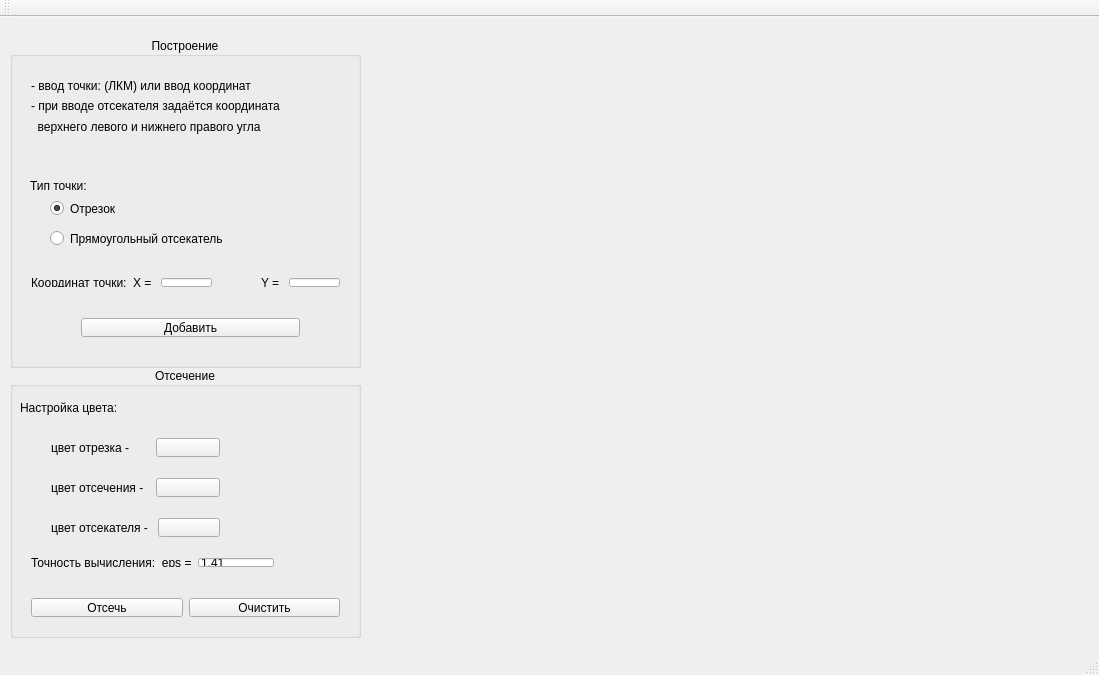
<?xml version="1.0" encoding="UTF-8"?>
<ui version="4.0">
 <class>MainWindow</class>
 <widget class="QMainWindow" name="MainWindow">
  <property name="geometry">
   <rect>
    <x>0</x>
    <y>0</y>
    <width>1099</width>
    <height>675</height>
   </rect>
  </property>
  <property name="windowTitle">
   <string>Лабораторная работа 7</string>
  </property>
  <widget class="QWidget" name="centralWidget">
   <widget class="QWidget" name="widget" native="true">
    <property name="geometry">
     <rect>
      <x>370</x>
      <y>10</y>
      <width>711</width>
      <height>631</height>
     </rect>
    </property>
    <property name="styleSheet">
     <string notr="true"/>
    </property>
   </widget>
   <widget class="QGroupBox" name="groupBox">
    <property name="geometry">
     <rect>
      <x>10</x>
      <y>20</y>
      <width>351</width>
      <height>331</height>
     </rect>
    </property>
    <property name="title">
     <string>Построение</string>
    </property>
    <property name="alignment">
     <set>Qt::AlignCenter</set>
    </property>
    <property name="flat">
     <bool>false</bool>
    </property>
    <widget class="QWidget" name="horizontalLayoutWidget_2">
     <property name="geometry">
      <rect>
       <x>60</x>
       <y>270</y>
       <width>241</width>
       <height>41</height>
      </rect>
     </property>
     <layout class="QHBoxLayout" name="horizontalLayout_2">
      <item>
       <widget class="QPushButton" name="button_add_point">
        <property name="text">
         <string>Добавить</string>
        </property>
       </widget>
      </item>
     </layout>
    </widget>
    <widget class="QWidget" name="verticalLayoutWidget">
     <property name="geometry">
      <rect>
       <x>10</x>
       <y>30</y>
       <width>319</width>
       <height>78</height>
      </rect>
     </property>
     <layout class="QVBoxLayout" name="verticalLayout">
      <item>
       <widget class="QLabel" name="label_9">
        <property name="text">
         <string>- ввод точки: (ЛКМ) или ввод координат</string>
        </property>
       </widget>
      </item>
      <item>
       <widget class="QLabel" name="label_10">
        <property name="text">
         <string>- при вводе отсекателя задаётся координата</string>
        </property>
       </widget>
      </item>
      <item>
       <widget class="QLabel" name="label_12">
        <property name="text">
         <string>  верхнего левого и нижнего правого угла</string>
        </property>
       </widget>
      </item>
     </layout>
    </widget>
    <widget class="QLabel" name="label_11">
     <property name="geometry">
      <rect>
       <x>20</x>
       <y>140</y>
       <width>81</width>
       <height>17</height>
      </rect>
     </property>
     <property name="text">
      <string>Тип точки:</string>
     </property>
    </widget>
    <widget class="QRadioButton" name="rad_type_line">
     <property name="enabled">
      <bool>true</bool>
     </property>
     <property name="geometry">
      <rect>
       <x>40</x>
       <y>160</y>
       <width>211</width>
       <height>23</height>
      </rect>
     </property>
     <property name="text">
      <string>Отрезок</string>
     </property>
     <property name="checked">
      <bool>true</bool>
     </property>
     <property name="autoRepeat">
      <bool>false</bool>
     </property>
    </widget>
    <widget class="QRadioButton" name="rad_type_cutter">
     <property name="geometry">
      <rect>
       <x>40</x>
       <y>190</y>
       <width>221</width>
       <height>23</height>
      </rect>
     </property>
     <property name="text">
      <string>Прямоугольный отсекатель</string>
     </property>
    </widget>
    <widget class="QWidget" name="horizontalLayoutWidget">
     <property name="geometry">
      <rect>
       <x>10</x>
       <y>230</y>
       <width>331</width>
       <height>31</height>
      </rect>
     </property>
     <layout class="QHBoxLayout" name="horizontalLayout">
      <item>
       <widget class="QLabel" name="label_3">
        <property name="text">
         <string>Координат точки:</string>
        </property>
       </widget>
      </item>
      <item>
       <spacer name="horizontalSpacer_2">
        <property name="orientation">
         <enum>Qt::Horizontal</enum>
        </property>
        <property name="sizeHint" stdset="0">
         <size>
          <width>40</width>
          <height>20</height>
         </size>
        </property>
       </spacer>
      </item>
      <item>
       <widget class="QLabel" name="label_2">
        <property name="text">
         <string>X = </string>
        </property>
       </widget>
      </item>
      <item>
       <widget class="QLineEdit" name="num_x"/>
      </item>
      <item>
       <spacer name="horizontalSpacer">
        <property name="orientation">
         <enum>Qt::Horizontal</enum>
        </property>
        <property name="sizeHint" stdset="0">
         <size>
          <width>100</width>
          <height>20</height>
         </size>
        </property>
       </spacer>
      </item>
      <item>
       <widget class="QLabel" name="label">
        <property name="text">
         <string>Y = </string>
        </property>
       </widget>
      </item>
      <item>
       <widget class="QLineEdit" name="num_y"/>
      </item>
     </layout>
    </widget>
   </widget>
   <widget class="QGroupBox" name="groupBox_2">
    <property name="geometry">
     <rect>
      <x>10</x>
      <y>350</y>
      <width>351</width>
      <height>271</height>
     </rect>
    </property>
    <property name="title">
     <string>Отсечение</string>
    </property>
    <property name="alignment">
     <set>Qt::AlignCenter</set>
    </property>
    <widget class="QWidget" name="horizontalLayoutWidget_4">
     <property name="geometry">
      <rect>
       <x>30</x>
       <y>60</y>
       <width>191</width>
       <height>41</height>
      </rect>
     </property>
     <layout class="QHBoxLayout" name="horizontalLayout_4">
      <item>
       <widget class="QLabel" name="label_5">
        <property name="text">
         <string>цвет отрезка -      </string>
        </property>
       </widget>
      </item>
      <item>
       <widget class="QPushButton" name="button_choose_line_color">
        <property name="text">
         <string/>
        </property>
       </widget>
      </item>
     </layout>
    </widget>
    <widget class="QWidget" name="horizontalLayoutWidget_5">
     <property name="geometry">
      <rect>
       <x>30</x>
       <y>100</y>
       <width>191</width>
       <height>41</height>
      </rect>
     </property>
     <layout class="QHBoxLayout" name="horizontalLayout_5">
      <item>
       <widget class="QLabel" name="label_6">
        <property name="text">
         <string>цвет отсечения -  </string>
        </property>
       </widget>
      </item>
      <item>
       <widget class="QPushButton" name="button_choose_cut_color">
        <property name="text">
         <string/>
        </property>
       </widget>
      </item>
     </layout>
    </widget>
    <widget class="QLabel" name="label_4">
     <property name="geometry">
      <rect>
       <x>10</x>
       <y>20</y>
       <width>131</width>
       <height>41</height>
      </rect>
     </property>
     <property name="text">
      <string>Настройка цвета:</string>
     </property>
     <property name="alignment">
      <set>Qt::AlignLeading|Qt::AlignLeft|Qt::AlignVCenter</set>
     </property>
    </widget>
    <widget class="QWidget" name="horizontalLayoutWidget_3">
     <property name="geometry">
      <rect>
       <x>30</x>
       <y>140</y>
       <width>191</width>
       <height>41</height>
      </rect>
     </property>
     <layout class="QHBoxLayout" name="horizontalLayout_3">
      <item>
       <widget class="QLabel" name="label_7">
        <property name="text">
         <string>цвет отсекателя - </string>
        </property>
       </widget>
      </item>
      <item>
       <widget class="QPushButton" name="button_choose_cutter_color">
        <property name="text">
         <string/>
        </property>
       </widget>
      </item>
     </layout>
    </widget>
    <widget class="QWidget" name="horizontalLayoutWidget_6">
     <property name="geometry">
      <rect>
       <x>10</x>
       <y>220</y>
       <width>331</width>
       <height>41</height>
      </rect>
     </property>
     <layout class="QHBoxLayout" name="horizontalLayout_6">
      <item>
       <widget class="QPushButton" name="button_cut_region">
        <property name="text">
         <string>Отсечь</string>
        </property>
       </widget>
      </item>
      <item>
       <widget class="QPushButton" name="button_clear_2">
        <property name="text">
         <string>Очистить</string>
        </property>
       </widget>
      </item>
     </layout>
    </widget>
    <widget class="QWidget" name="horizontalLayoutWidget_8">
     <property name="geometry">
      <rect>
       <x>10</x>
       <y>180</y>
       <width>265</width>
       <height>31</height>
      </rect>
     </property>
     <layout class="QHBoxLayout" name="horizontalLayout_8">
      <item>
       <widget class="QLabel" name="label_8">
        <property name="text">
         <string>Точность вычисления:  eps =</string>
        </property>
       </widget>
      </item>
      <item>
       <widget class="QLineEdit" name="eps">
        <property name="text">
         <string>1.41</string>
        </property>
       </widget>
      </item>
     </layout>
    </widget>
   </widget>
   <widget class="QWidget" name="horizontalLayoutWidget_7">
    <property name="geometry">
     <rect>
      <x>90</x>
      <y>670</y>
      <width>331</width>
      <height>32</height>
     </rect>
    </property>
    <layout class="QHBoxLayout" name="horizontalLayout_7">
     <item>
      <widget class="QPushButton" name="button_clear_cutter">
       <property name="text">
        <string>Удалить отсекатель</string>
       </property>
      </widget>
     </item>
     <item>
      <widget class="QPushButton" name="button_clear_lines">
       <property name="text">
        <string>Удалить отрезки</string>
       </property>
      </widget>
     </item>
    </layout>
   </widget>
  </widget>
  <widget class="QMenuBar" name="menuBar">
   <property name="geometry">
    <rect>
     <x>0</x>
     <y>0</y>
     <width>1099</width>
     <height>26</height>
    </rect>
   </property>
  </widget>
  <widget class="QStatusBar" name="statusBar"/>
  <widget class="QToolBar" name="mainToolBar">
   <attribute name="toolBarArea">
    <enum>TopToolBarArea</enum>
   </attribute>
   <attribute name="toolBarBreak">
    <bool>false</bool>
   </attribute>
  </widget>
 </widget>
 <layoutdefault spacing="6" margin="11"/>
 <resources/>
 <connections/>
</ui>
